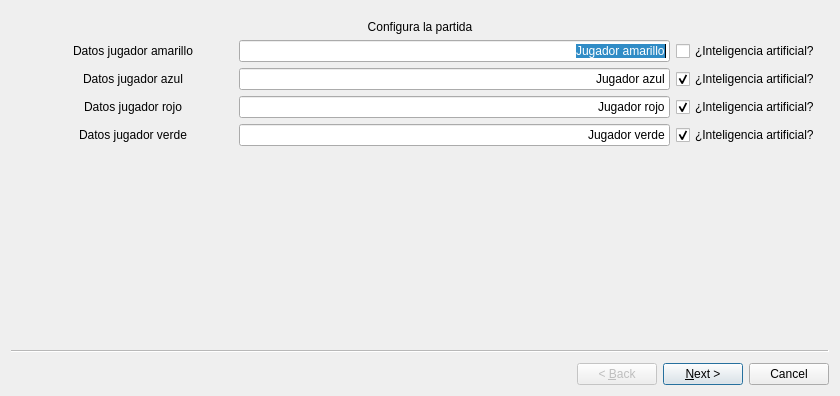
<?xml version="1.0" encoding="UTF-8"?>
<ui version="4.0">
 <class>frmInitGame</class>
 <widget class="QWizard" name="frmInitGame">
  <property name="geometry">
   <rect>
    <x>0</x>
    <y>0</y>
    <width>840</width>
    <height>396</height>
   </rect>
  </property>
  <property name="windowTitle">
   <string>Wizard</string>
  </property>
  <widget class="QWizardPage" name="wizardPage1">
   <layout class="QHBoxLayout" name="horizontalLayout_5">
    <item>
     <layout class="QVBoxLayout" name="verticalLayout">
      <item>
       <widget class="QLabel" name="label_9">
        <property name="styleSheet">
         <string notr="true">font: 75 24pt &quot;Monospace&quot;;</string>
        </property>
        <property name="text">
         <string>Configura la partida</string>
        </property>
        <property name="alignment">
         <set>Qt::AlignCenter</set>
        </property>
       </widget>
      </item>
      <item>
       <layout class="QHBoxLayout" name="horizontalLayout">
        <item>
         <widget class="QLabel" name="label">
          <property name="text">
           <string/>
          </property>
          <property name="pixmap">
           <pixmap resource="../images/glparchis.qrc">:/glparchis/fichaamarilla.png</pixmap>
          </property>
         </widget>
        </item>
        <item>
         <widget class="QLabel" name="label_2">
          <property name="minimumSize">
           <size>
            <width>200</width>
            <height>0</height>
           </size>
          </property>
          <property name="maximumSize">
           <size>
            <width>200</width>
            <height>16777215</height>
           </size>
          </property>
          <property name="text">
           <string>Datos jugador amarillo</string>
          </property>
          <property name="alignment">
           <set>Qt::AlignCenter</set>
          </property>
         </widget>
        </item>
        <item>
         <widget class="QLineEdit" name="txtYellow">
          <property name="text">
           <string>Jugador amarillo</string>
          </property>
          <property name="alignment">
           <set>Qt::AlignRight|Qt::AlignTrailing|Qt::AlignVCenter</set>
          </property>
         </widget>
        </item>
        <item>
         <widget class="QCheckBox" name="chkYellow">
          <property name="text">
           <string>¿Inteligencia artificial?</string>
          </property>
         </widget>
        </item>
       </layout>
      </item>
      <item>
       <layout class="QHBoxLayout" name="horizontalLayout_2">
        <item>
         <widget class="QLabel" name="label_6">
          <property name="text">
           <string/>
          </property>
          <property name="pixmap">
           <pixmap resource="../images/glparchis.qrc">:/glparchis/fichaazul.png</pixmap>
          </property>
         </widget>
        </item>
        <item>
         <widget class="QLabel" name="label_3">
          <property name="minimumSize">
           <size>
            <width>200</width>
            <height>0</height>
           </size>
          </property>
          <property name="maximumSize">
           <size>
            <width>200</width>
            <height>16777215</height>
           </size>
          </property>
          <property name="text">
           <string>Datos jugador azul</string>
          </property>
          <property name="alignment">
           <set>Qt::AlignCenter</set>
          </property>
         </widget>
        </item>
        <item>
         <widget class="QLineEdit" name="txtBlue">
          <property name="text">
           <string>Jugador azul</string>
          </property>
          <property name="alignment">
           <set>Qt::AlignRight|Qt::AlignTrailing|Qt::AlignVCenter</set>
          </property>
         </widget>
        </item>
        <item>
         <widget class="QCheckBox" name="chkBlue">
          <property name="text">
           <string>¿Inteligencia artificial?</string>
          </property>
          <property name="checked">
           <bool>true</bool>
          </property>
         </widget>
        </item>
       </layout>
      </item>
      <item>
       <layout class="QHBoxLayout" name="horizontalLayout_4">
        <item>
         <widget class="QLabel" name="label_7">
          <property name="text">
           <string/>
          </property>
          <property name="pixmap">
           <pixmap resource="../images/glparchis.qrc">:/glparchis/ficharoja.png</pixmap>
          </property>
         </widget>
        </item>
        <item>
         <widget class="QLabel" name="label_5">
          <property name="minimumSize">
           <size>
            <width>200</width>
            <height>0</height>
           </size>
          </property>
          <property name="maximumSize">
           <size>
            <width>200</width>
            <height>16777215</height>
           </size>
          </property>
          <property name="text">
           <string>Datos jugador rojo</string>
          </property>
          <property name="alignment">
           <set>Qt::AlignCenter</set>
          </property>
         </widget>
        </item>
        <item>
         <widget class="QLineEdit" name="txtRed">
          <property name="text">
           <string>Jugador rojo</string>
          </property>
          <property name="alignment">
           <set>Qt::AlignRight|Qt::AlignTrailing|Qt::AlignVCenter</set>
          </property>
         </widget>
        </item>
        <item>
         <widget class="QCheckBox" name="chkRed">
          <property name="text">
           <string>¿Inteligencia artificial?</string>
          </property>
          <property name="checked">
           <bool>true</bool>
          </property>
         </widget>
        </item>
       </layout>
      </item>
      <item>
       <layout class="QHBoxLayout" name="horizontalLayout_3">
        <item>
         <widget class="QLabel" name="label_8">
          <property name="text">
           <string/>
          </property>
          <property name="pixmap">
           <pixmap resource="../images/glparchis.qrc">:/glparchis/fichaverde.png</pixmap>
          </property>
         </widget>
        </item>
        <item>
         <widget class="QLabel" name="label_4">
          <property name="minimumSize">
           <size>
            <width>200</width>
            <height>0</height>
           </size>
          </property>
          <property name="maximumSize">
           <size>
            <width>300</width>
            <height>16777215</height>
           </size>
          </property>
          <property name="text">
           <string>Datos jugador verde</string>
          </property>
          <property name="alignment">
           <set>Qt::AlignCenter</set>
          </property>
         </widget>
        </item>
        <item>
         <widget class="QLineEdit" name="txtGreen">
          <property name="text">
           <string>Jugador verde</string>
          </property>
          <property name="alignment">
           <set>Qt::AlignRight|Qt::AlignTrailing|Qt::AlignVCenter</set>
          </property>
         </widget>
        </item>
        <item>
         <widget class="QCheckBox" name="chkGreen">
          <property name="text">
           <string>¿Inteligencia artificial?</string>
          </property>
          <property name="checked">
           <bool>true</bool>
          </property>
         </widget>
        </item>
       </layout>
      </item>
     </layout>
    </item>
   </layout>
  </widget>
  <widget class="QWizardPage" name="wizardPage2">
   <layout class="QHBoxLayout" name="horizontalLayout_7">
    <item>
     <layout class="QVBoxLayout" name="verticalLayout_2">
      <item>
       <widget class="QLabel" name="label_10">
        <property name="styleSheet">
         <string notr="true">font: 75 24pt &quot;Monospace&quot;;</string>
        </property>
        <property name="text">
         <string>Elección del primer jugador</string>
        </property>
        <property name="alignment">
         <set>Qt::AlignCenter</set>
        </property>
       </widget>
      </item>
      <item>
       <layout class="QHBoxLayout" name="horizontalLayout_6">
        <item>
         <layout class="QVBoxLayout" name="verticalLayout_3">
          <item>
           <widget class="QLabel" name="label_11">
            <property name="text">
             <string/>
            </property>
            <property name="pixmap">
             <pixmap resource="../images/glparchis.qrc">:/glparchis/fichaamarilla.png</pixmap>
            </property>
            <property name="alignment">
             <set>Qt::AlignCenter</set>
            </property>
           </widget>
          </item>
          <item>
           <widget class="QLabel" name="label_12">
            <property name="minimumSize">
             <size>
              <width>200</width>
              <height>0</height>
             </size>
            </property>
            <property name="maximumSize">
             <size>
              <width>200</width>
              <height>16777215</height>
             </size>
            </property>
            <property name="text">
             <string/>
            </property>
            <property name="pixmap">
             <pixmap resource="../images/glparchis.qrc">:/glparchis/cube5.png</pixmap>
            </property>
            <property name="alignment">
             <set>Qt::AlignCenter</set>
            </property>
           </widget>
          </item>
          <item>
           <widget class="QPushButton" name="cmdYellow">
            <property name="text">
             <string>Tirar dado</string>
            </property>
           </widget>
          </item>
         </layout>
        </item>
        <item>
         <layout class="QVBoxLayout" name="verticalLayout_4">
          <item>
           <widget class="QLabel" name="label_13">
            <property name="text">
             <string/>
            </property>
            <property name="pixmap">
             <pixmap resource="../images/glparchis.qrc">:/glparchis/fichaazul.png</pixmap>
            </property>
            <property name="alignment">
             <set>Qt::AlignCenter</set>
            </property>
           </widget>
          </item>
          <item>
           <widget class="QLabel" name="label_14">
            <property name="minimumSize">
             <size>
              <width>200</width>
              <height>0</height>
             </size>
            </property>
            <property name="maximumSize">
             <size>
              <width>200</width>
              <height>16777215</height>
             </size>
            </property>
            <property name="text">
             <string/>
            </property>
            <property name="pixmap">
             <pixmap resource="../images/glparchis.qrc">:/glparchis/cube5.png</pixmap>
            </property>
            <property name="alignment">
             <set>Qt::AlignCenter</set>
            </property>
           </widget>
          </item>
          <item>
           <widget class="QPushButton" name="cmdYellow_2">
            <property name="text">
             <string>Tirar dado</string>
            </property>
           </widget>
          </item>
         </layout>
        </item>
        <item>
         <layout class="QVBoxLayout" name="verticalLayout_5">
          <item>
           <widget class="QLabel" name="label_15">
            <property name="text">
             <string/>
            </property>
            <property name="pixmap">
             <pixmap resource="../images/glparchis.qrc">:/glparchis/ficharoja.png</pixmap>
            </property>
            <property name="alignment">
             <set>Qt::AlignCenter</set>
            </property>
           </widget>
          </item>
          <item>
           <widget class="QLabel" name="label_16">
            <property name="minimumSize">
             <size>
              <width>200</width>
              <height>0</height>
             </size>
            </property>
            <property name="maximumSize">
             <size>
              <width>200</width>
              <height>16777215</height>
             </size>
            </property>
            <property name="text">
             <string/>
            </property>
            <property name="pixmap">
             <pixmap resource="../images/glparchis.qrc">:/glparchis/cube5.png</pixmap>
            </property>
            <property name="alignment">
             <set>Qt::AlignCenter</set>
            </property>
           </widget>
          </item>
          <item>
           <widget class="QPushButton" name="cmdYellow_3">
            <property name="text">
             <string>Tirar dado</string>
            </property>
           </widget>
          </item>
         </layout>
        </item>
        <item>
         <layout class="QVBoxLayout" name="verticalLayout_6">
          <item>
           <widget class="QLabel" name="label_17">
            <property name="text">
             <string/>
            </property>
            <property name="pixmap">
             <pixmap resource="../images/glparchis.qrc">:/glparchis/fichaverde.png</pixmap>
            </property>
            <property name="alignment">
             <set>Qt::AlignCenter</set>
            </property>
           </widget>
          </item>
          <item>
           <widget class="QLabel" name="label_18">
            <property name="minimumSize">
             <size>
              <width>200</width>
              <height>0</height>
             </size>
            </property>
            <property name="maximumSize">
             <size>
              <width>200</width>
              <height>16777215</height>
             </size>
            </property>
            <property name="text">
             <string/>
            </property>
            <property name="pixmap">
             <pixmap resource="../images/glparchis.qrc">:/glparchis/cube5.png</pixmap>
            </property>
            <property name="alignment">
             <set>Qt::AlignCenter</set>
            </property>
           </widget>
          </item>
          <item>
           <widget class="QPushButton" name="cmdYellow_4">
            <property name="text">
             <string>Tirar dado</string>
            </property>
           </widget>
          </item>
         </layout>
        </item>
       </layout>
      </item>
     </layout>
    </item>
   </layout>
  </widget>
 </widget>
 <resources>
  <include location="../images/glparchis.qrc"/>
  <include location="../../../../../images/glparchis.qrc"/>
 </resources>
 <connections/>
</ui>
